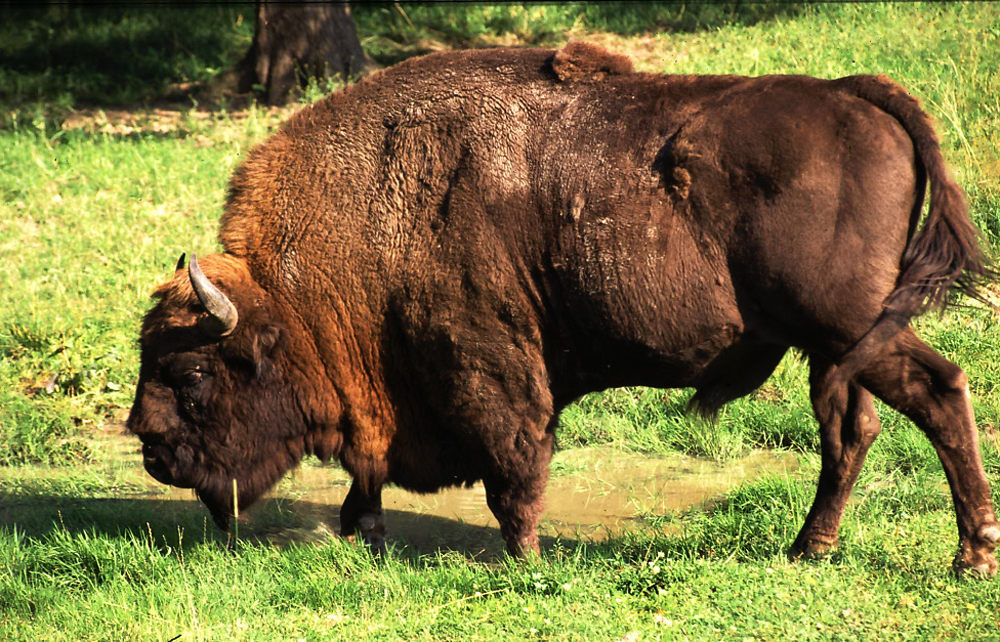
%> input picture zubr.jpg, 1000 x 642 px
$ octave zuber.m   (GNU Octave 9; MATLAB toolbox functions it lacks are replaced by stand-ins)
%> lines starting %> are read from the running program, lines starting %| are printed output that depends on the picture
clear; clc; close all;

im = double(imread('zubr.jpg')) / 255.0;

imshow(im);

figure;

redChanel = im;
greenChanel = im;
blueChanel = im;
grayscale = im;

redChanel(:, :, [2, 3]) = 0;
greenChanel(:, :, [1, 3]) = 0;
blueChanel(:, :, [1, 2]) = 0;
grayscale = mean(grayscale, 3);

w = 2; h = 2;
subplot(w,h,1);
imshow(redChanel);
subplot(w,h,2);
imshow(greenChanel);
subplot(w,h,3);
imshow(blueChanel);
subplot(w,h,4);
imshow(grayscale);

figure

w = 3; h = 2;
subplot(w,h,1);
imshow(im(:, :, 1));
subplot(w,h,3);
imshow(im(:, :, 2));
subplot(w,h,5);
imshow(im(:, :, 3));

subplot(w, h, 2);
imhist(im(:, :, 1));
subplot(w, h, 4);
imhist(im(:, :, 2));
subplot(w, h, 6);
imhist(im(:, :, 3));

figure

YUV = [.299, 0.587, .114];
YUV = permute(YUV, [1, 3, 2]);
% waged = sum(im .* YUV, 3);
waged = rgb2gray(im);
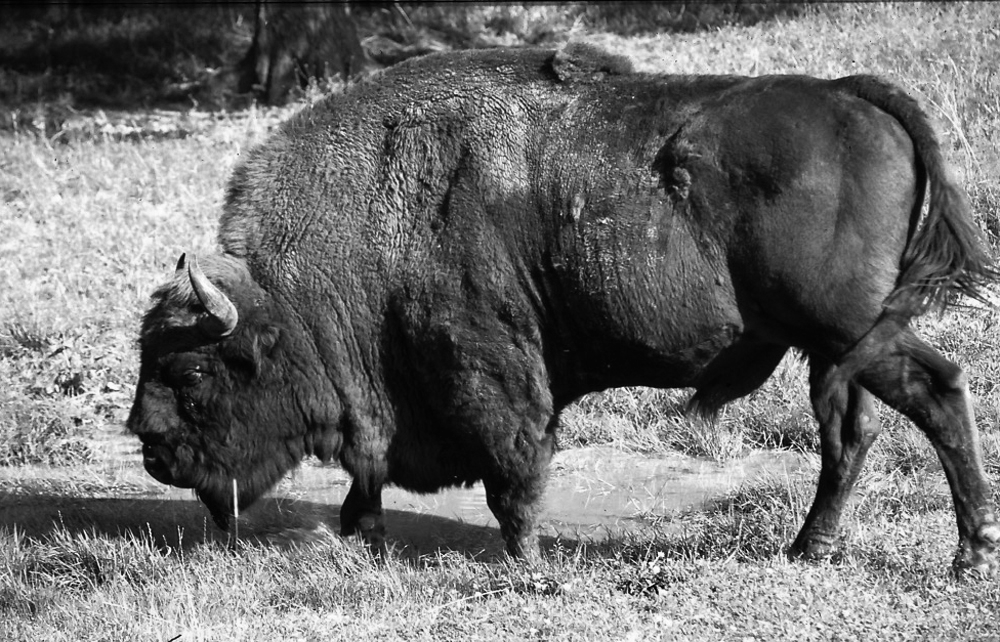
%> waged: size 642x1000 double; min 0, max 1, mean 0.438

w = 4; h = 3;

subplot(w, h, 1);
imshow(waged);
subplot(w, h, 2);
imhist(waged);

subplot(w, h, 4);
jasnosc = waged + 0.2;
jasnosc(jasnosc > 1) = 1;
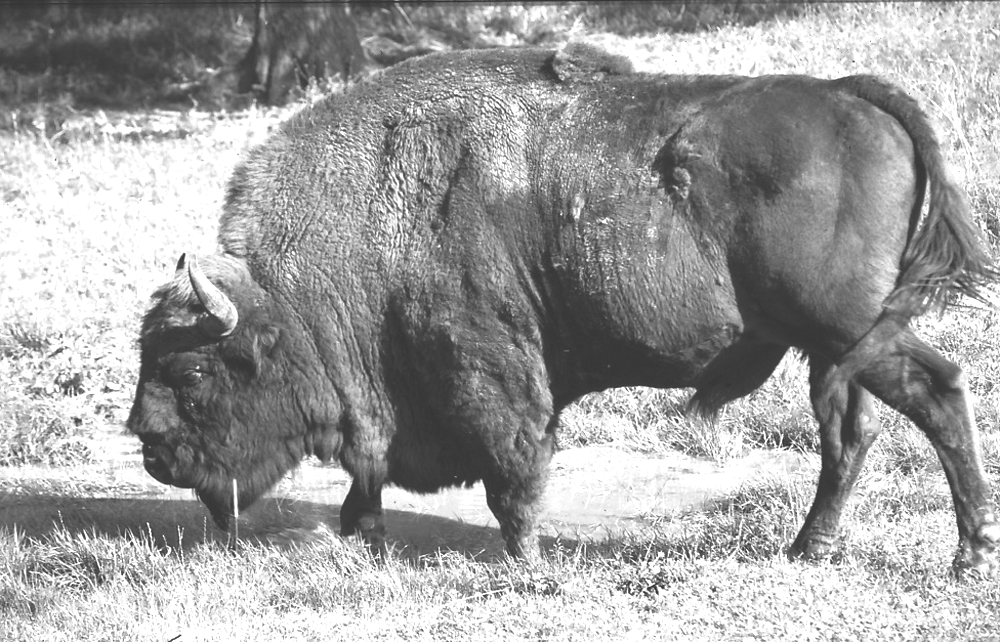
%> jasnosc: size 642x1000 double; min 0.2, max 1, mean 0.629
jasnosc(jasnosc < 0) = 0;
imshow(jasnosc);
subplot(w, h, 5);
imhist(jasnosc);
subplot(w, h, 6);
x = 0 : 1/255 : 1;
y = x + 0.2;
y(y>1) = 1;
y(y<0) = 0;
plot(x, y);
ylim([0, 1]);

subplot(w, h, 7);
c = 2;
contrast = waged * c;
imshow(contrast);
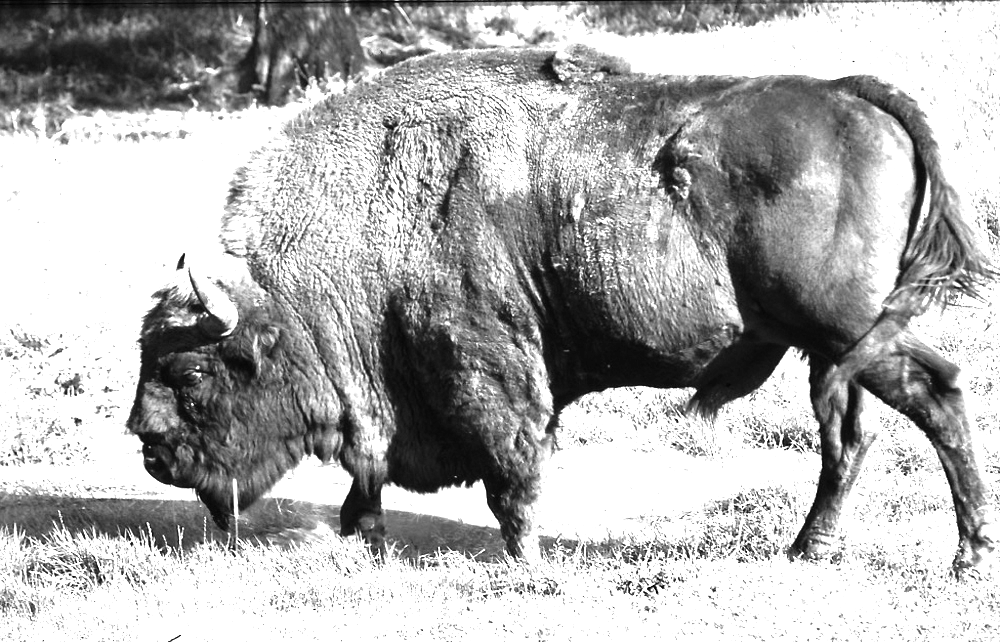
%> displayed picture: size 642x1000, on the screen's scale of 0 to 255; min 0, max 255, mean 176.2
subplot(w, h, 8);
imhist(contrast);
subplot(w, h, 9);
x = 0 : 1/255 : 1;
y = c*x;
y(y>1) = 1;
y(y<0) = 0;
plot(x, y);
ylim([0,1]);

subplot(w, h, 10);
g = 2;
gamma = waged .^ g;
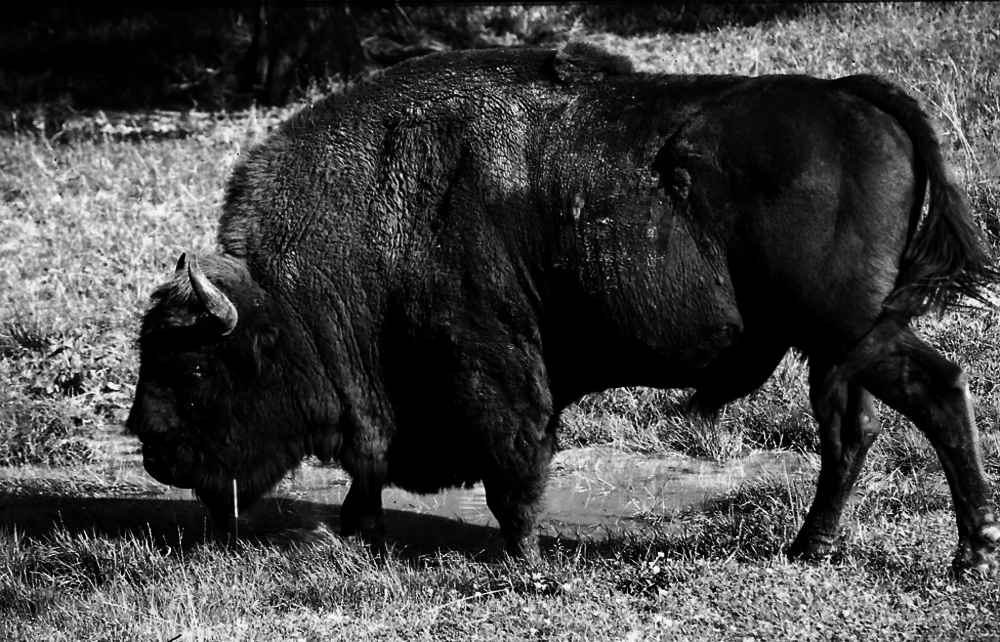
%> gamma: size 642x1000 double; min 0, max 1, mean 0.267
imshow(gamma);
subplot(w, h, 11);
imhist(gamma);
subplot(w, h, 12);
x = 0 : 1/255 : 1;
y = x .^ g;
y(y>1) = 1;
y(y<0) = 0;
plot(x, y);
ylim([0, 1]);
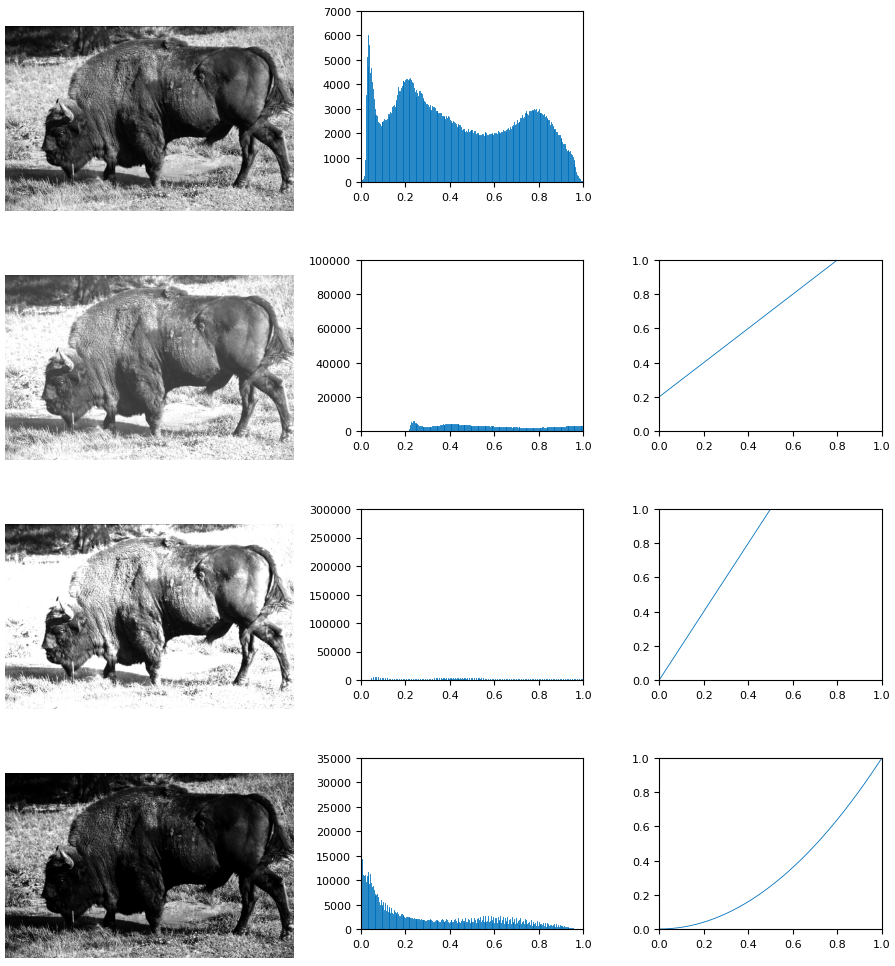
%> figure redrawn from the program's plot data, 11 panels

figure

subplot(1, 2, 1);
him = histeq(im);
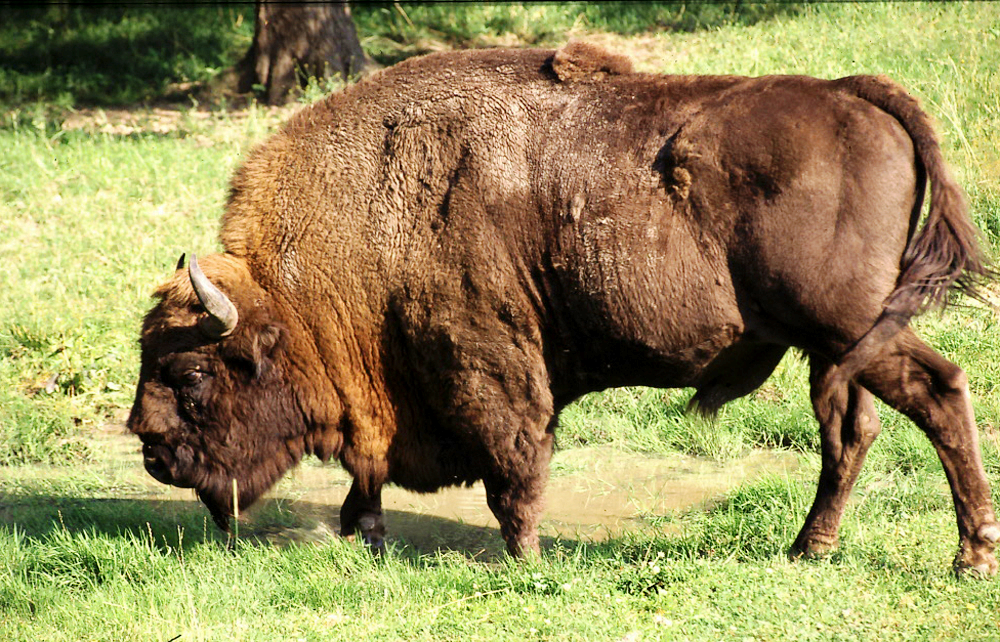
%> him: size 642x1000x3 double; mean R, G, B 0.592, 0.546, 0.345
imshow(him);
subplot(1, 2, 2);
imhist(him);
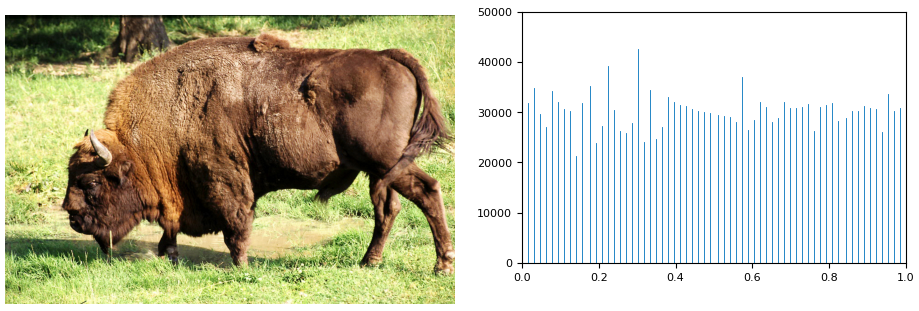
%> figure redrawn from the program's plot data, 2 panels

pause;
close all;

$ run again, with lab1.jpg copied over zubr.jpg
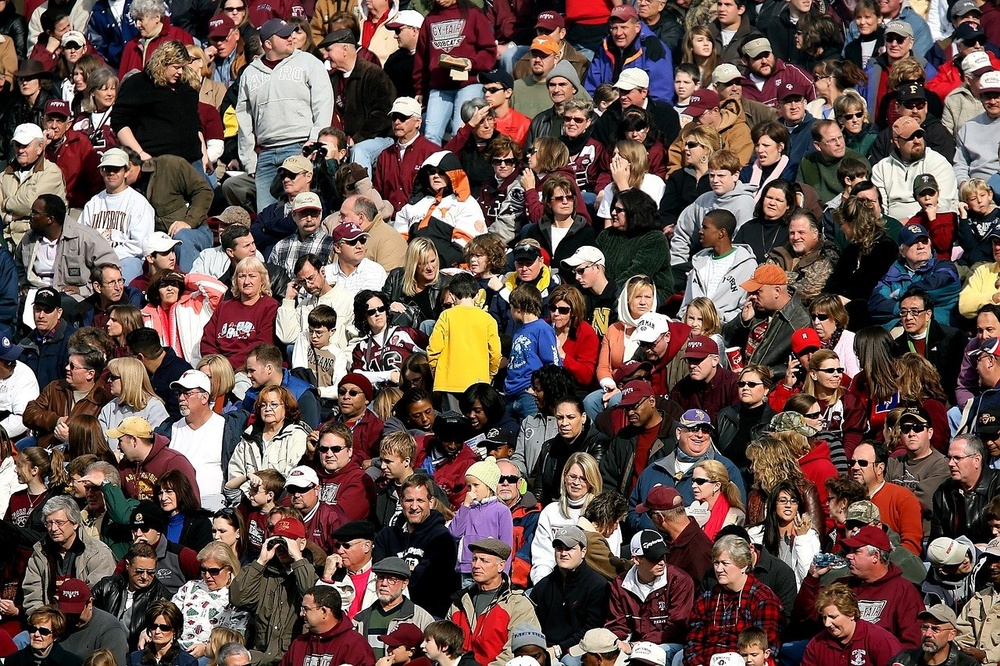
%> input picture lab1.jpg, 1000 x 666 px, shrunk from 1280 x 853 before the run
%> `jasnosc(jasnosc > 1) = 1;`:
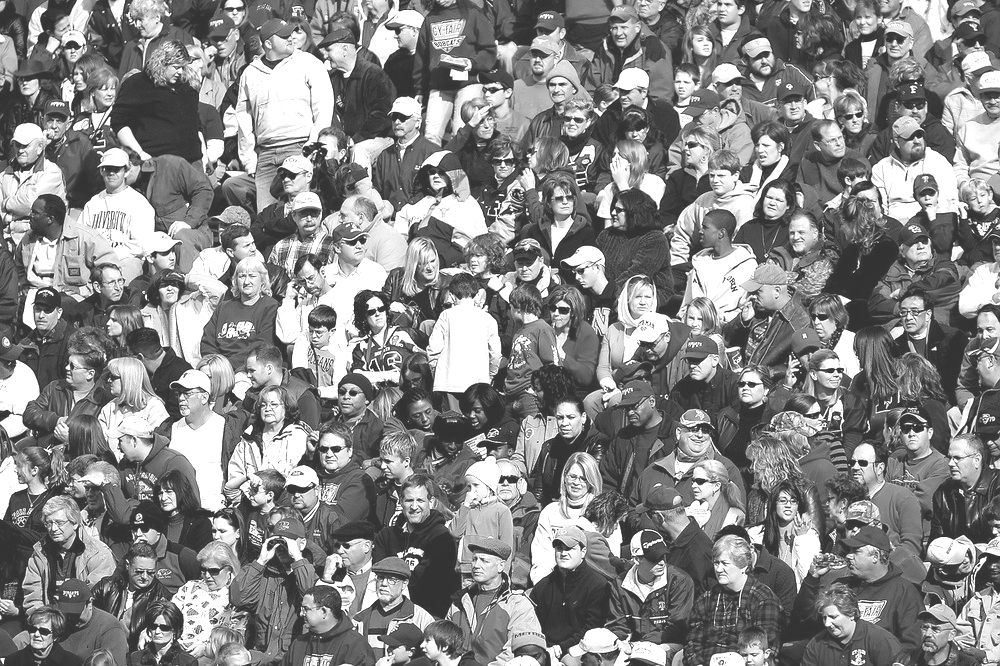
%> jasnosc: size 666x1000 double; min 0.2, max 1, mean 0.532
%> `imhist(him);`:
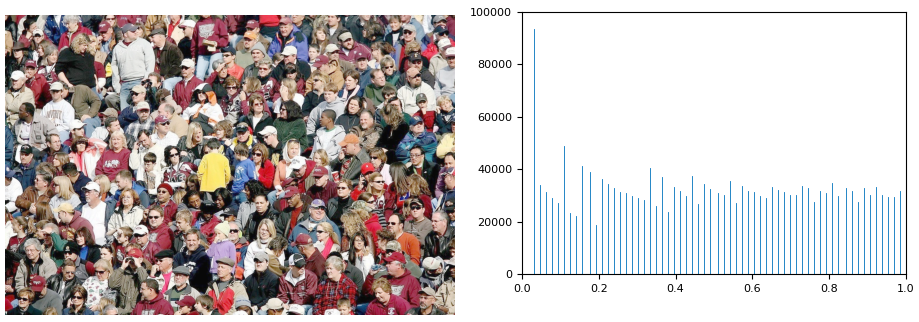
%> figure redrawn from the program's plot data, 2 panels
